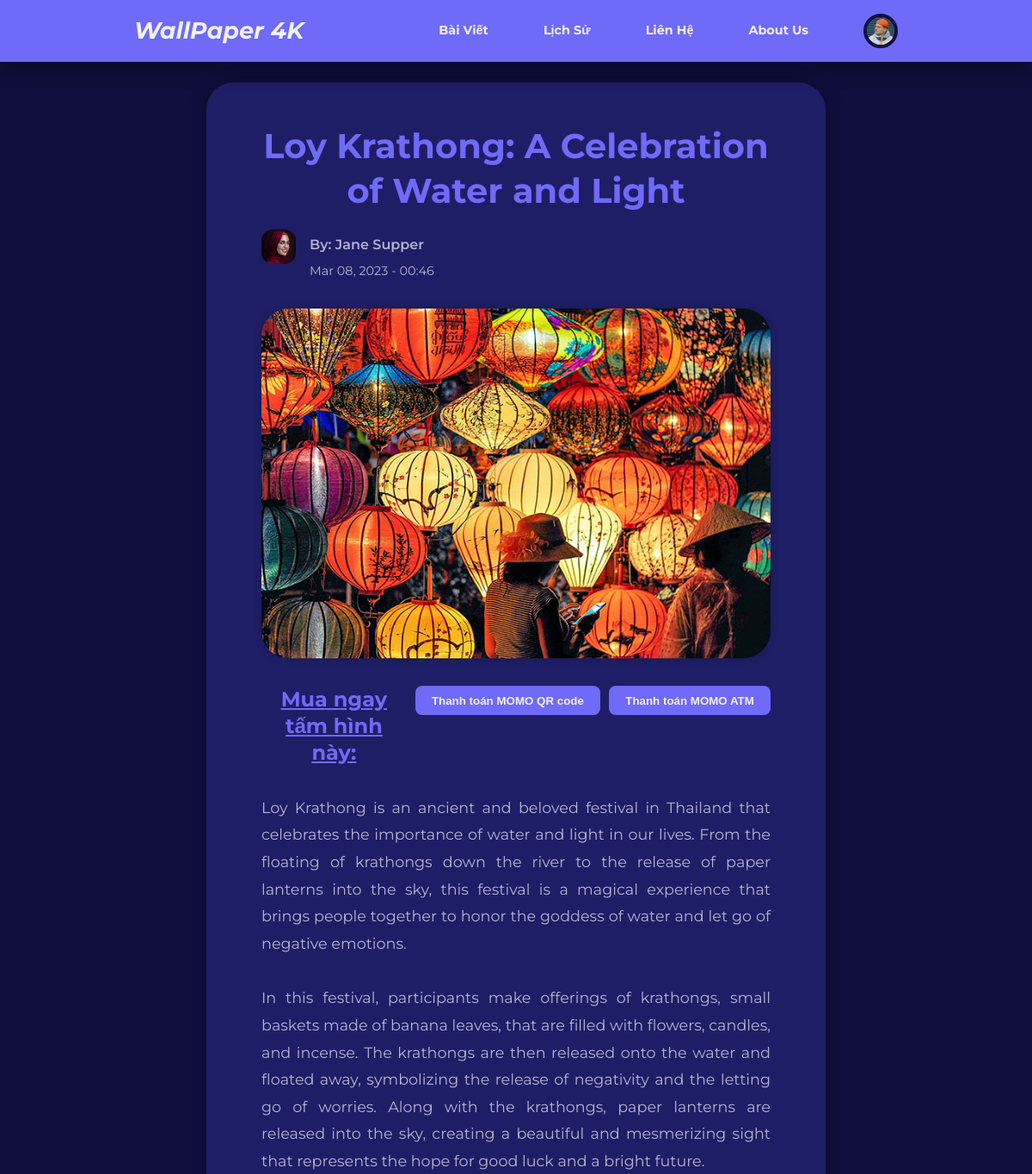
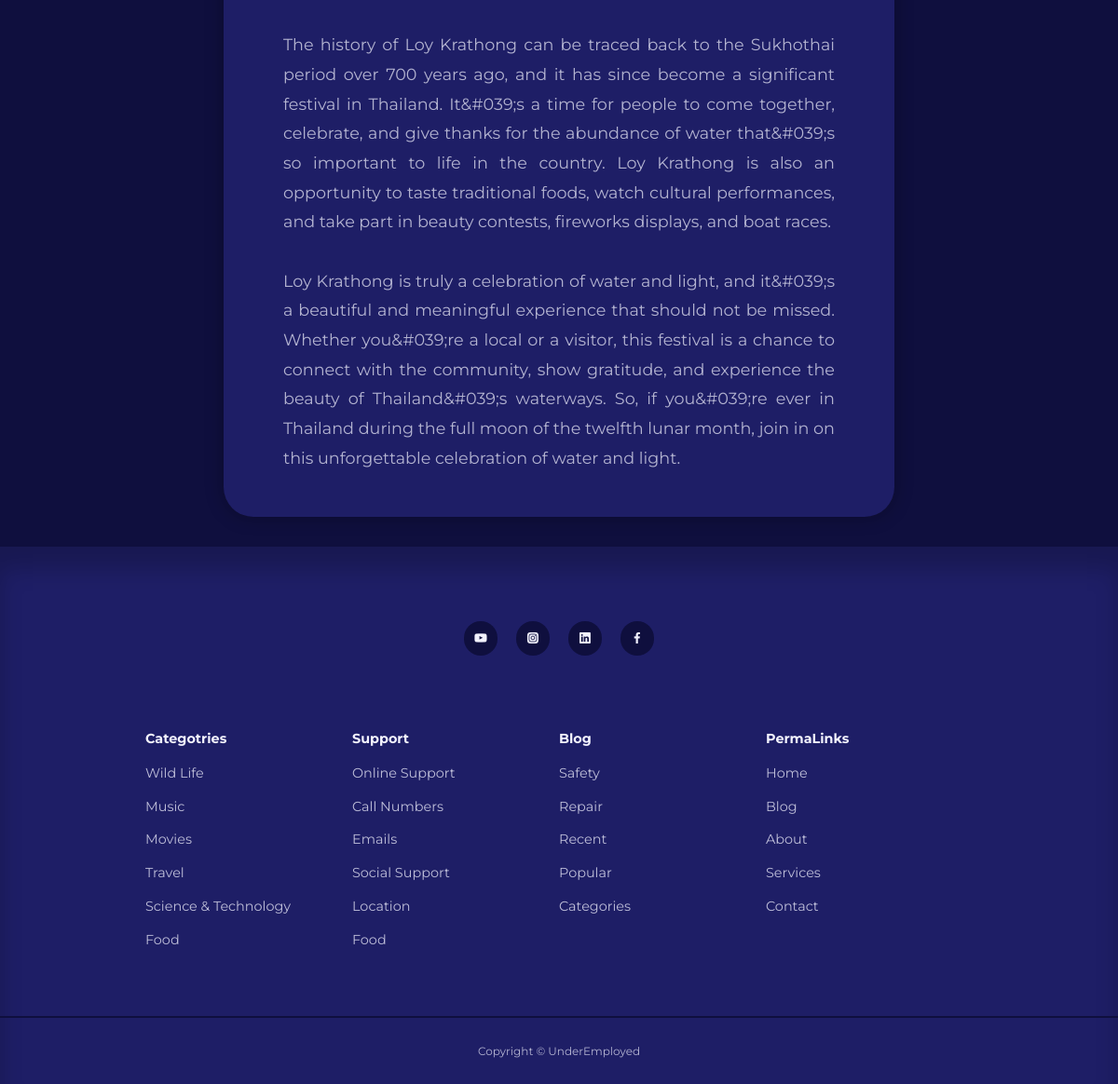
Page /Blogs/post.php?id=27 (signed in) on the committed database (2 pictures, top to bottom).
### tables this page shows
CREATE TABLE IF NOT EXISTS `users` (
  `id` int UNSIGNED NOT NULL AUTO_INCREMENT,
  `firstname` varchar(50) NOT NULL,
  `lastname` varchar(50) NOT NULL,
  `full_name` varchar(100) NOT NULL,
  `username` varchar(50) NOT NULL,
  `email` varchar(100) NOT NULL,
  `password` varchar(255) NOT NULL,
  `avatar` varchar(255) NOT NULL,
  `is_admin` tinyint(1) NOT NULL,
  PRIMARY KEY (`id`)
);

CREATE TABLE IF NOT EXISTS `posts` (
  `id` int UNSIGNED NOT NULL AUTO_INCREMENT,
  `title` varchar(255) NOT NULL,
  `body` text NOT NULL,
  `thumbnail` varchar(255) NOT NULL,
  `date_time` timestamp NOT NULL DEFAULT CURRENT_TIMESTAMP,
  `category_id` int UNSIGNED DEFAULT NULL,
  `author_id` int UNSIGNED NOT NULL,
  `is_featured` tinyint(1) NOT NULL,
  PRIMARY KEY (`id`),
  KEY `FK_blog_category` (`category_id`),
  KEY `FK_blog_author` (`author_id`)
);

### Blogs/post.php (the view)
<?php
include 'partials/header.php';
if (isset($_GET['id'])) {
    $id = filter_var($_GET['id'], FILTER_SANITIZE_NUMBER_INT);
    $query = "SELECT * FROM posts WHERE id = :id";
    $stmt = $connection->prepare($query);
    $stmt->bindParam(':id', $id, PDO::PARAM_INT);
    $stmt->execute();
    $post = $stmt->fetch(PDO::FETCH_ASSOC);
    if ($post) {
        $author_id = $post['author_id'];
        $author_query = "SELECT * FROM users WHERE id = :author_id";
        $author_stmt = $connection->prepare($author_query);
        $author_stmt->bindParam(':author_id', $author_id, PDO::PARAM_INT);
        $author_stmt->execute();
        $author = $author_stmt->fetch(PDO::FETCH_ASSOC);
    } else {
        header('location: ' . ROOT_URL . 'blog.php');
        die();
    }
} else {
    header('location: ' . ROOT_URL . 'blog.php');
    die();
}
?>
<section class="singlepost">
    <div class="container singlepost__container">
        <h2>
            <?= htmlspecialchars($post['title']) ?>
        </h2>
        <div class="post__author">
            <div class="post__author-avatar">
                <img src="./images/<?= htmlspecialchars($author['avatar']) ?>">
            </div>
            <div class="post__author-info">
                <h5>By: <?= "{$author['firstname']} {$author['lastname']}" ?></h5>
                <small>
                    <?= date("M d, Y - H:i", strtotime($post['date_time'])) ?>
                </small>
            </div>
        </div>
        <div class="singlepost__thumbnail">
            <img src="./images/<?= htmlspecialchars($post['thumbnail']) ?>">
            <div style="width: auto; display: flex; flex-direction: row; gap: 10px;">
                <span><h2 style="font-size: x-large; text-decoration: underline;">Mua ngay tấm hình này: </h2></span>
                <form class="" method="post" target="" enctype="application/x-www-form-urlencoded" action="xulythanhtoanmomo.php">
                    <input type="submit" name="momo" style="font-weight: bolder;" value="Thanh toán MOMO QR code" class="btn">
                </form>
                <form class="" method="post" target="" enctype="application/x-www-form-urlencoded" action="xulythanhtoanmomo_atm.php">
                    <input type="submit" name="momo" style="font-weight: bolder;" value="Thanh toán MOMO ATM" class="btn">
                </form>
            </div>
        </div>
        <p><?= nl2br(htmlspecialchars($post['body'])) ?></p>
    </div>
</section>
<?php
include './partials/footer.php';
?>

### Blogs/partials/header.php (shortened to what this page needs)
<?php
require 'config/database.php';
if (isset($_SESSION['user-id'])) {
    $id = filter_var($_SESSION['user-id'], FILTER_SANITIZE_NUMBER_INT);
    $query = "SELECT avatar FROM users WHERE id = :id";
    $stmt = $connection->prepare($query);
    $stmt->bindParam(':id', $id, PDO::PARAM_INT);
    $stmt->execute();
    $avatar = $stmt->fetch(PDO::FETCH_ASSOC);
}
?>
<!DOCTYPE HTML>
<html lang="en">
<head>
    <link rel="stylesheet" href="<?= ROOT_URL ?>css/style.css">
    <link rel="stylesheet" href="https://unicons.iconscout.com/release/v4.0.8/css/line.css">
</head>
<body>
    <nav>
        <div class="container nav__container">
            <a href="<?= ROOT_URL ?>index.php" class="nav__logo"><h2 style="font-style: oblique;">WallPaper 4K</h3></a>
            <ul class="nav__items">
                <li><a href="<?= ROOT_URL ?>blog.php" class="nav-bar-tilte-hover">Bài Viết</a></li>
                <li><a href="<?= ROOT_URL ?>services.php" class="nav-bar-tilte-hover">Lịch Sử</a></li>
                <li><a href="<?= ROOT_URL ?>contact.php" class="nav-bar-tilte-hover">Liên Hệ</a></li>
                <li><a href="<?= ROOT_URL ?>about.php" class="nav-bar-tilte-hover">About Us</a></li>
                <?php if (isset($_SESSION['user-id'])) : ?>
                <li class="nav__profile">
                    <div class="avatar">
                        <img src="<?= ROOT_URL . 'images/' . $avatar['avatar'] ?>">
                    </div>
                </li>
                <?php else : ?>
                    <li><a href="<?= ROOT_URL ?>signin.php" class="nav-bar-tilte-hover">Đăng Nhập</a></li>
                <?php endif ?>
            </ul>
        </div>
    </nav>

### Blogs/css/style.css (style rules this page uses)
:root { --color-primary: #6f6af8; --color-primary-light: hsl(242, 91%, 69%, 18%); --color-primary-variant: #5854c7; --color-red: #da0f3f; --color-red-light: hsl(346, 87%, 46%, 15%); --color-green: #00c476; --color-green-light: hsl(156, 100%, 38%, 15%); --color-gray-900: #1e1e66; --color-gray-700: #2d2b7c; --color-gray-300: rgba(242, 242, 254, 0.3); --color-gray-200: rgba(242, 242, 254, 0.7); --color-white: #f2f2fe; --color-bg: #0f0f3e; --transition: all 300ms ease; --container-width-lg: 74%; --container-width-md: 88%; --form-width: 40%; --card-border-radius-1: 0.3rem; --card-border-radius-2: 0.5rem; --card-border-radius-3: 0.8rem; --card-border-radius-4: 2rem; --card-border-radius-5: 5rem; }
* { margin: 0; padding: 0; outline: 0; border: 0; appearance: 0; list-style: none; text-decoration: none; box-sizing: border-box; }
body { font-family: "Montserrat", sans-serif; line-height: 1.6; color: var(--color-gray-200); overflow-x: hidden; background: var(--color-bg); font-size: 0.9rem; }
.container { width: var(--container-width-lg); max-width: 1800px; margin-inline: auto; }
section { margin-top: 3rem; width: 100vw; }
h1, h2, h3, h4, h5 { color: var(--color-white); line-height: 1.3; }
h2 { font-size: 1.7rem; margin: 1rem 0; }
a { color: var(--color-white); }
img { display: block; width: 100%; object-fit: cover; height: 100%; }
nav { background: var(--color-primary); width: 100vw; height: 4.5rem; position: fixed; top: 0; z-index: 10; box-shadow: 0 1rem 1rem rgba(0, 0, 0, 0.2); }
.nav__container { height: 100%; display: flex; align-items: center; justify-content: space-between; }
.avatar { width: 2.5rem; height: 2.5rem; border-radius: 50%; overflow: hidden; border: 0.3rem solid var(--color-bg); }
.nav__logo { font-weight: 600; font-size: 1.2rem; }
.nav__items { display: flex; align-items: center; gap: 4rem; font-weight: bold; }
.nav__profile { position: relative; cursor: pointer; }
.post__author { display: flex; gap: 1rem; margin-top: 1.2rem; }
.post__author-avatar { width: 2.5rem; height: 2.5rem; border-radius: var(--card-border-radius-3); overflow: hidden; }
.btn { display: inline-block; width: fit-content; padding: 0.6rem 1.2rem; background-color: var(--color-primary); border-radius: var(--card-border-radius-2); cursor: pointer; transition: var(--transition); color: var(--color-white); }
.singlepost { margin: 6rem 0 2rem; display: flex; flex-direction: column; align-items: center; }
.singlepost__container { width: 60%; background: var(--color-gray-900); padding: 3rem 4rem; box-shadow: 0 0 20px rgba(0, 0, 0, 0.3); border-radius: var(--card-border-radius-4); }
.singlepost__container h2 { margin-top: 0; font-size: 2.5rem; font-weight: bold; color: var(--color-primary); text-align: center; }
.post__author-info h5 { margin: 0.5rem 0; font-size: 1rem; font-weight: 600; color: var(--color-gray-500); }
.post__author-info small { font-size: 0.9rem; color: var(--color-gray-500); text-align: center; }
.singlepost__thumbnail img { max-width: 100%; height: auto; border-radius: var(--card-border-radius-4); box-shadow: 0 0 10px rgba(0, 0, 0, 0.2); margin: 2rem 0; }
.singlepost__container p { margin-top: 1rem; line-height: 1.8; font-size: 1.1rem; color: var(--color-gray-100); text-align: justify; }
form { display: flex; flex-direction: column; gap: 1rem; }
input, textarea, select { padding: 0.8rem 1.4rem; background-color: var(--color-gray-900); border-radius: var(--card-border-radius-2); resize: none; color: var(--color-white); }

### Blogs/partials/header.php (style rules this page uses)
.nav-bar-tilte-hover { display: inline-block; transition: transform 0.3s ease; }

### rows in the picture
users: avatar (picture)
posts: title "Loy Krathong: A Celebration of Water and Light", date_time "Mar 08, 2023 - 00:46", thumbnail (picture), body "Loy Krathong is an ancient and beloved festival in Thailand that celebrates the importance of water and light in our lives. From the floating of krathongs down the river to the release of paper lanterns into the sky, this festival is a magical experience that brings people together to honor the goddess of water and let go of negative emotions. In this festival, participants make offerings of krathongs, small baskets made of banana leaves, that are filled with flowers, candles, and incense. The krathongs are then released onto the water and floated away, symbolizing the release of negativity and the letting go of worries. Along with the krathongs, paper lanterns are released into the sky,…"
users: avatar (picture), firstname "Jane", lastname "Supper"
